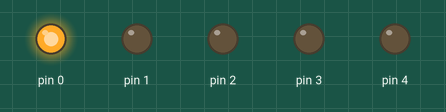
A sketch run on a simulated Arduino Uno, built with avr-gcc and run on an emulated ATmega328P. Parts: output pins drawn as LEDs (lit = HIGH).

Above: at 0.1 s.
At 0.5 s:
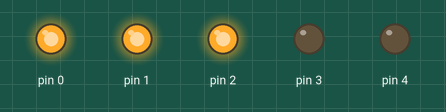
At 1.0 s:
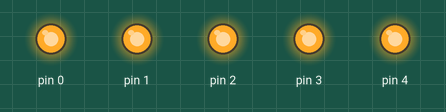
At 1.4 s:
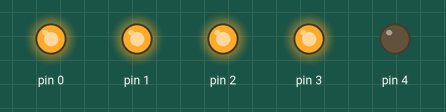
At 2.9 s:
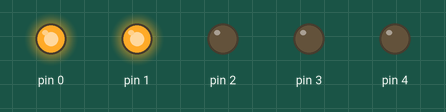
At 4.9 s:
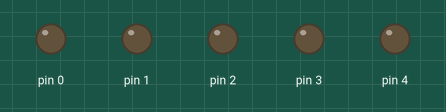
Timing chart, 0 to 6.0 s (numbered marks = the images above):
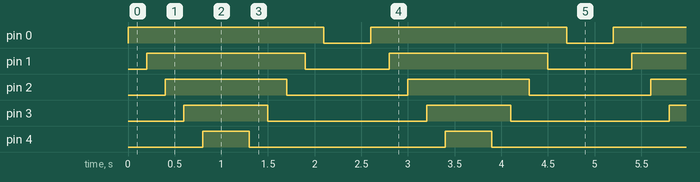

Measured:
- by itself, pin 0: alternates HIGH for 2.1 s and LOW for 0.50 s
- by itself, pin 1: alternates HIGH for 1.7 s and LOW for 0.90 s
- by itself, pin 2: alternates HIGH for 1.3 s and LOW for 1.3 s
- by itself, pin 3: alternates HIGH for 0.90 s and LOW for 1.7 s
- by itself, pin 4: alternates HIGH for 0.50 s and LOW for 2.1 s

The sketch:

waxon_waxoff.ino
```cpp
void setup()
{
  //Set Pins 0, 1, 2, 3, and 4 as outputs.
  pinMode(0, OUTPUT);
  pinMode(1, OUTPUT);
  pinMode(2, OUTPUT);
  pinMode(3, OUTPUT);
  pinMode(4, OUTPUT);
}
void loop()
{
  //Set the LED pins to HIGH. This gives power to the LED and turns it on
  digitalWrite(0, HIGH);
  delay(200);
  digitalWrite(1, HIGH);
  delay(200);
  digitalWrite(2, HIGH);
  delay(200);
  digitalWrite(3, HIGH);
  delay(200);
  digitalWrite(4, HIGH);
  //Wait for a second
  delay(500);
  //Set the LED pins to LOW. This turns it off
  digitalWrite(4, LOW);
  delay(200);
  digitalWrite(3, LOW);
  delay(200);
  digitalWrite(2, LOW);
  delay(200);
  digitalWrite(1, LOW);
  delay(200);
  digitalWrite(0, LOW);
  //Wait for a second
  delay(500);
}
```
